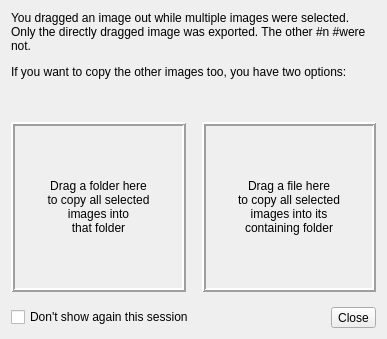
<?xml version="1.0" encoding="UTF-8"?>
<ui version="4.0">
 <class>MultiDragDialog</class>
 <widget class="QWidget" name="MultiDragDialog">
  <property name="geometry">
   <rect>
    <x>0</x>
    <y>0</y>
    <width>387</width>
    <height>339</height>
   </rect>
  </property>
  <property name="sizePolicy">
   <sizepolicy hsizetype="Minimum" vsizetype="Minimum">
    <horstretch>0</horstretch>
    <verstretch>0</verstretch>
   </sizepolicy>
  </property>
  <property name="windowTitle">
   <string>Photohoard: dragging multiple images</string>
  </property>
  <layout class="QVBoxLayout" name="verticalLayout">
   <item>
    <widget class="QWidget" name="widget" native="true">
     <property name="sizePolicy">
      <sizepolicy hsizetype="Minimum" vsizetype="Minimum">
       <horstretch>0</horstretch>
       <verstretch>0</verstretch>
      </sizepolicy>
     </property>
     <property name="minimumSize">
      <size>
       <width>0</width>
       <height>96</height>
      </size>
     </property>
     <layout class="QHBoxLayout" name="horizontalLayout">
      <property name="spacing">
       <number>20</number>
      </property>
      <property name="margin">
       <number>0</number>
      </property>
      <item>
       <widget class="QLabel" name="label">
        <property name="text">
         <string>&lt;html&gt;&lt;head/&gt;&lt;body&gt;&lt;p&gt;You dragged an image out while multiple images were selected. Only the directly dragged image was exported. The other #n #were not.&lt;/p&gt;&lt;p&gt;If you want to copy the other images too, you have two options:&lt;/p&gt;&lt;/body&gt;&lt;/html&gt;</string>
        </property>
        <property name="textFormat">
         <enum>Qt::RichText</enum>
        </property>
        <property name="alignment">
         <set>Qt::AlignLeading|Qt::AlignLeft|Qt::AlignTop</set>
        </property>
        <property name="wordWrap">
         <bool>true</bool>
        </property>
       </widget>
      </item>
     </layout>
    </widget>
   </item>
   <item>
    <widget class="QWidget" name="widget_2" native="true">
     <property name="sizePolicy">
      <sizepolicy hsizetype="Preferred" vsizetype="MinimumExpanding">
       <horstretch>0</horstretch>
       <verstretch>0</verstretch>
      </sizepolicy>
     </property>
     <property name="autoFillBackground">
      <bool>true</bool>
     </property>
     <layout class="QHBoxLayout" name="horizontalLayout_2">
      <property name="spacing">
       <number>16</number>
      </property>
      <property name="leftMargin">
       <number>0</number>
      </property>
      <property name="rightMargin">
       <number>0</number>
      </property>
      <item>
       <widget class="DropFrame" name="dropParentFolder">
        <property name="sizePolicy">
         <sizepolicy hsizetype="Preferred" vsizetype="Preferred">
          <horstretch>0</horstretch>
          <verstretch>0</verstretch>
         </sizepolicy>
        </property>
        <property name="minimumSize">
         <size>
          <width>0</width>
          <height>80</height>
         </size>
        </property>
        <property name="frameShape">
         <enum>QFrame::Box</enum>
        </property>
        <property name="frameShadow">
         <enum>QFrame::Raised</enum>
        </property>
        <property name="lineWidth">
         <number>2</number>
        </property>
        <property name="text">
         <string>Drag a folder here
to copy all selected
images into
that folder</string>
        </property>
        <property name="textFormat">
         <enum>Qt::PlainText</enum>
        </property>
        <property name="alignment">
         <set>Qt::AlignCenter</set>
        </property>
        <property name="wordWrap">
         <bool>true</bool>
        </property>
        <property name="margin">
         <number>10</number>
        </property>
       </widget>
      </item>
      <item>
       <widget class="DropFrame" name="dropSibling">
        <property name="sizePolicy">
         <sizepolicy hsizetype="Preferred" vsizetype="Preferred">
          <horstretch>0</horstretch>
          <verstretch>0</verstretch>
         </sizepolicy>
        </property>
        <property name="minimumSize">
         <size>
          <width>0</width>
          <height>80</height>
         </size>
        </property>
        <property name="frameShape">
         <enum>QFrame::Box</enum>
        </property>
        <property name="frameShadow">
         <enum>QFrame::Raised</enum>
        </property>
        <property name="lineWidth">
         <number>2</number>
        </property>
        <property name="text">
         <string>Drag a file here
to copy all selected
images into its
containing folder</string>
        </property>
        <property name="textFormat">
         <enum>Qt::PlainText</enum>
        </property>
        <property name="alignment">
         <set>Qt::AlignCenter</set>
        </property>
        <property name="wordWrap">
         <bool>true</bool>
        </property>
        <property name="margin">
         <number>10</number>
        </property>
       </widget>
      </item>
     </layout>
    </widget>
   </item>
   <item>
    <widget class="QWidget" name="widget_3" native="true">
     <property name="sizePolicy">
      <sizepolicy hsizetype="Preferred" vsizetype="Preferred">
       <horstretch>0</horstretch>
       <verstretch>0</verstretch>
      </sizepolicy>
     </property>
     <layout class="QHBoxLayout" name="horizontalLayout_3">
      <property name="spacing">
       <number>16</number>
      </property>
      <property name="margin">
       <number>0</number>
      </property>
      <item>
       <widget class="QCheckBox" name="doNothingEver">
        <property name="minimumSize">
         <size>
          <width>0</width>
          <height>0</height>
         </size>
        </property>
        <property name="text">
         <string>Don't show again this session</string>
        </property>
       </widget>
      </item>
      <item>
       <widget class="QToolButton" name="close">
        <property name="text">
         <string>Close</string>
        </property>
       </widget>
      </item>
     </layout>
    </widget>
   </item>
  </layout>
 </widget>
 <customwidgets>
  <customwidget>
   <class>DropFrame</class>
   <extends>QLabel</extends>
   <header>DropFrame.h</header>
  </customwidget>
 </customwidgets>
 <resources/>
 <connections>
  <connection>
   <sender>close</sender>
   <signal>clicked()</signal>
   <receiver>MultiDragDialog</receiver>
   <slot>close()</slot>
   <hints>
    <hint type="sourcelabel">
     <x>377</x>
     <y>355</y>
    </hint>
    <hint type="destinationlabel">
     <x>421</x>
     <y>370</y>
    </hint>
   </hints>
  </connection>
  <connection>
   <sender>doNothingEver</sender>
   <signal>toggled(bool)</signal>
   <receiver>MultiDragDialog</receiver>
   <slot>setDontShowAgain(bool)</slot>
   <hints>
    <hint type="sourcelabel">
     <x>152</x>
     <y>348</y>
    </hint>
    <hint type="destinationlabel">
     <x>159</x>
     <y>370</y>
    </hint>
   </hints>
  </connection>
 </connections>
 <slots>
  <slot>setDontShowAgain(bool)</slot>
 </slots>
</ui>
